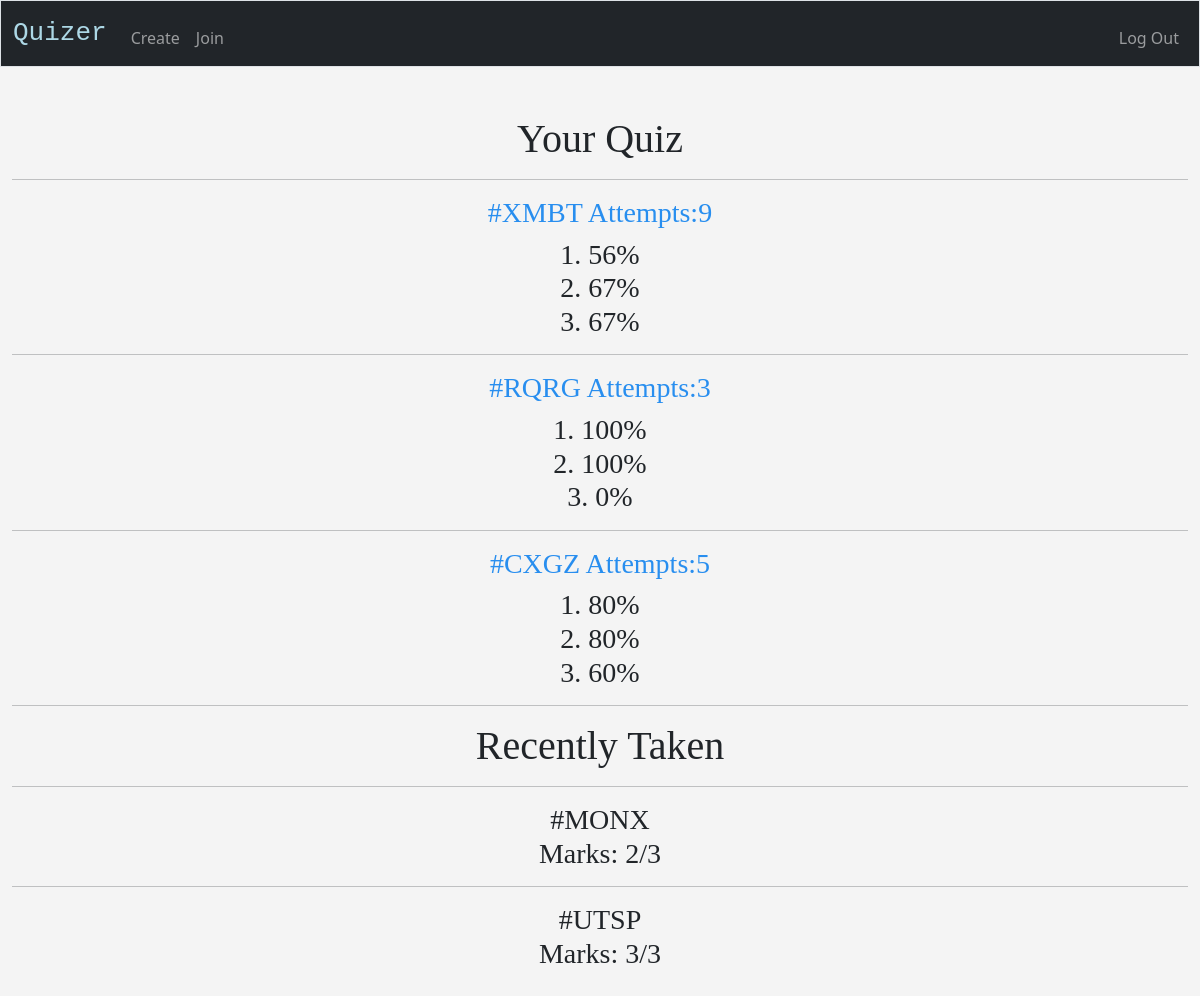
The page / (signed in) on the database its author committed.
### tables this page shows
CREATE TABLE answers (code TEXT, taker TEXT, mark INTEGER DEFAULT 0);

### app.py (the view)
@app.route("/")
@login_required
def index():
    foo = []
    codes = db.execute("SELECT DiSTINCT code FROM questions WHERE creator=?",session["user_id"])
    for code in codes:
        tmp = {}
        attempts = db.execute("SELECT COUNT(*) as attempts FROM answers WHERE code=?", code["code"])[0]["attempts"]
        x = []
        for i in range(1,4):
            n = db.execute("SELECT correct FROM questions WHERE code=? AND number=?",code["code"],i)[0]["correct"]
            if n != 0:
                n = str(round(n/attempts*100)) + "%"
                x.append(n)
            else:
                x.append("0%")
        tmp["code"] = code["code"]
        tmp["score"] = x
        tmp["attempts"] = attempts
        foo.append(tmp)
    recents = db.execute("SELECT code,mark FROM answers WHERE taker=?",session["user_id"])
    return render_template("index.html", library=foo, recents=recents)

### app.py (called while the page is built)
@app.after_request
def after_request(response):
    response.headers["Cache-Control"] = "no-cache, no-store, must-revalidate"
    response.headers["Expires"] = 0
    response.headers["Pragma"] = "no-cache"
    return response

### helpers.py (called while the page is built)
def login_required(f):
    @wraps(f)
    def decorated_function(*args, **kwargs):
        if session.get("user_id") is None:
            return redirect("/login")
        return f(*args, **kwargs)
    return decorated_function

### templates/index.html (shortened to what this page needs)
{% extends "layout.html" %}
{% block main %}
<h1>
    Your Quiz
</h1>
{% for quiz in library %}
    <hr>
    <h3 style="color:#288EEF">
    #{{ quiz["code"] }} Attempts:{{ quiz["attempts"] }}
    <h3>
    {% for i in range(1,4) %}
    <div>
        {{ i }}. {{ quiz["score"][i-1] }}
    </div>
    {% endfor %}
{% endfor %}
<hr>
<h1>
    Recently Taken
</h1>
{% for recent in recents %}
    <hr>
    <h3>
    #{{ recent["code"] }}
    <div>
    Marks: {{ recent["mark"] }}/3
    </div>
    <h3>
{% endfor %}
{% endblock %}

### templates/layout.html (shortened to what this page needs)
<!DOCTYPE html>
<html lang="en">
    <head>
        <link href="https://cdn.jsdelivr.net/npm/bootstrap@5.1.3/dist/css/bootstrap.min.css" rel="stylesheet">
        <link href="/static/styles.css" rel="stylesheet">
    </head>
    <body>
        <nav class="bg-dark border navbar navbar-expand-md navbar-dark">
            <div class="container-fluid">
                <a class="navbar-brand" href="/"><span class="blue">Quizer</span></a>
                <div class="collapse navbar-collapse" id="navbar">
                    {% if session["user_id"] %}
                        <ul class="navbar-nav me-auto mt-2">
                            <li class="nav-item"><a class="nav-link" href="/create">Create</a></li>
                            <li class="nav-item"><a class="nav-link" href="/join">Join</a></li>
                        </ul>
                        <ul class="navbar-nav ms-auto mt-2">
                            <li class="nav-item"><a class="nav-link" href="/logout">Log Out</a></li>
                        </ul>
                    {% else %}
                        <ul class="navbar-nav ms-auto mt-2">
                            <li class="nav-item"><a class="nav-link" href="/register">Register</a></li>
                            <li class="nav-item"><a class="nav-link" href="/login">Log In</a></li>
                        </ul>
                    {% endif %}
                </div>
            </div>
        </nav>
        <main class="container-fluid py-5 text-center">
            {% block main %}{% endblock %}
        </main>
    </body>
</html>

### static/styles.css (style rules this page uses)
nav .navbar-brand .blue { font-size: xx-large; font-family: monospace; color: #ADD8E6; }
body { background-color: #F4F4F4; }
h1 { font-family: cursive; font-color: #424242; }
h3 { font-family: cursive; font-color: #424242; }

### rows shown on the page
answers: code "MONX", mark "2"
answers: code "UTSP", mark "3"

### other values the page prints
{{ quiz["code"] }} "XMBT" "RQRG" "CXGZ"
{{ quiz["attempts"] }} "9" "3" "5"
{{ i }} "1" "2" "3" "1" "2" "3" "1" "2" "3"
{{ quiz["score"][i-1] }} "56%" "67%" "67%" "100%" "100%" "0%" "80%" "80%" "60%"
